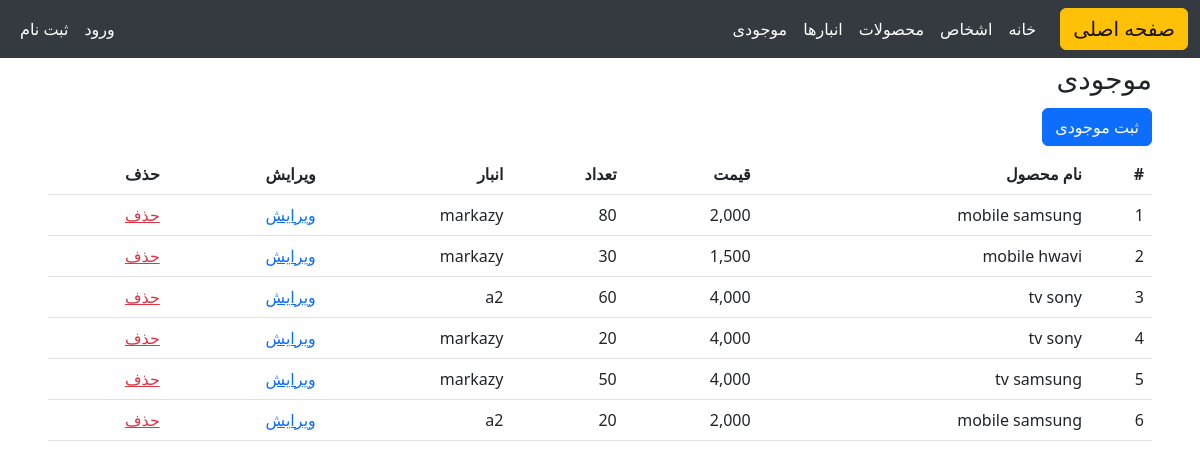
Page /stocks/ on the earlier database version.
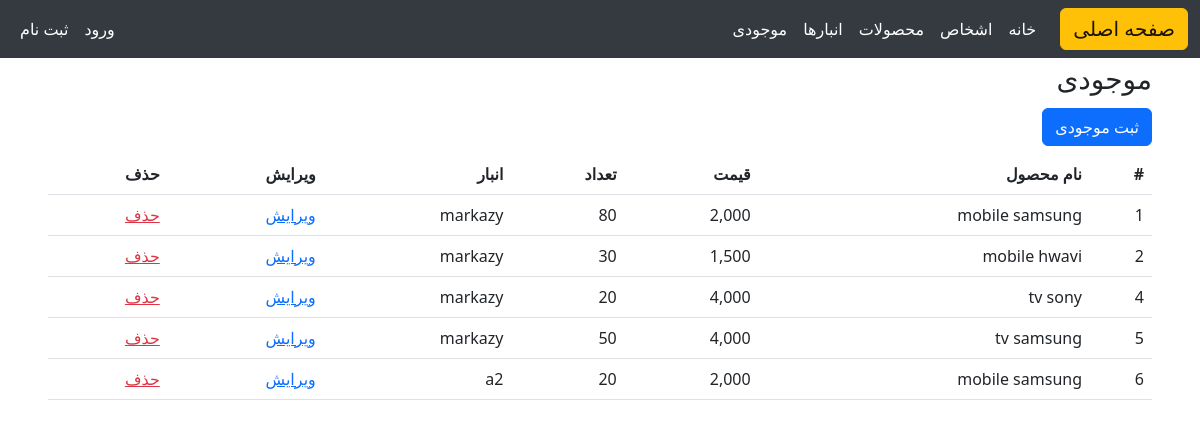
Same page on the later database version.
### home/models.py (models this page shows, shortened)
class Stock(models.Model):
    product = models.ForeignKey(Product, on_delete=models.PROTECT)  # محصول مربوطه
    warehouse = models.ForeignKey(Warehouse, on_delete=models.PROTECT)  # انبار مربوطه
    quantity = models.PositiveIntegerField(default=0)  # مقدار موجودی
    class Meta:
        unique_together = ('product', 'warehouse')  # هر محصول در هر انبار تنها یک بار ظاهر می‌شود

class Product(models.Model):
    name = models.CharField(max_length=200)  # نام محصول
    price = models.DecimalField(max_digits=10, decimal_places=0)  # قیمت محصول (برای فروش)
    cost_price = models.DecimalField(max_digits=10, decimal_places=0)  # قیمت خرید محصول

class Warehouse(models.Model):
    name = models.CharField(max_length=100)  # نام انبار
    location = models.CharField(max_length=200, blank=True, null=True)  # موقعیت انبار (اختیاری)

### home/views.py (the view)
# urls.py: path("stocks/" , views.StoksView.as_view() , name='stocks'),
class StoksView(View):
    def get(self, request):
        stocks = Stock.objects.all()
        return render(request, "home/stocks.html", {"stocks": stocks})

### home/templates/home/stocks.html
{% extends 'base.html' %}
{% load humanize %}
{% block content %}
  <h3 class="my-1">موجودی</h3>
  <a class="btn btn-primary my-2" href="{% url 'home:stock_register' %}">ثبت موجودی</a>
  {% if stocks %}
    <table class="table">
      <thead>
        <tr>
          <th scope="row">#</th>
          <th scope="col">نام محصول</th>
          <th scope="col">قیمت</th>
          <th scope="col">تعداد</th>
          <th scope="col">انبار</th>
          <th scope="col">ویرایش</th>
          <th scope="col">حذف</th>
        </tr>
      </thead>
      <tbody>
        {% for stock in stocks %}
          <tr>
            <td>{{ stock.id }}</td>
            <td>{{ stock.product.name }}</td>
            <td>{{ stock.product.price|intcomma }}</td>
            <td>{{ stock.quantity }}</td>
            <td>{{ stock.warehouse.name }}</td>
            <td>
              <a href="{% url 'home:stock_update' stock.id %}">ویرایش</a>
            </td>
            <td>
              <a class="text-danger" href="{% url 'home:stock_delete' stock.id %}">حذف</a>
            </td>
          </tr>
        {% endfor %}
      </tbody>
    </table>
  {% endif %}
{% endblock %}

Differences in the rows shown:
removed Stock: id "3", product.name "tv sony", product.price "4,000", quantity "60", warehouse.name "a2"
